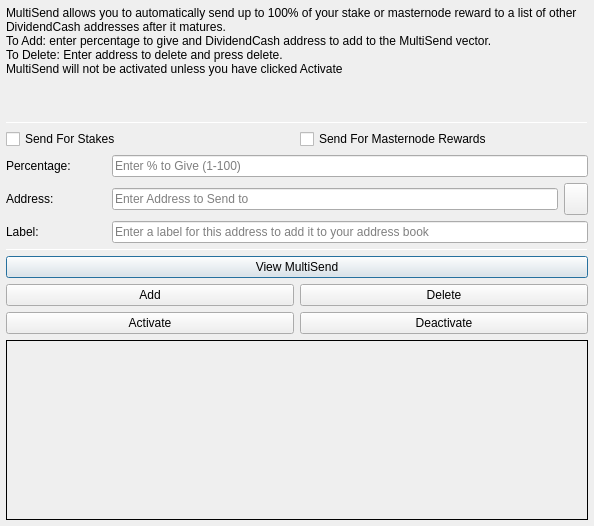
<?xml version="1.0" encoding="UTF-8"?>
<ui version="4.0">
 <class>MultiSendDialog</class>
 <widget class="QDialog" name="MultiSendDialog">
  <property name="windowModality">
   <enum>Qt::NonModal</enum>
  </property>
  <property name="geometry">
   <rect>
    <x>0</x>
    <y>0</y>
    <width>594</width>
    <height>526</height>
   </rect>
  </property>
  <property name="windowTitle">
   <string>MultiSend</string>
  </property>
  <layout class="QVBoxLayout" name="verticalLayout" stretch="0">
   <property name="leftMargin">
    <number>6</number>
   </property>
   <property name="topMargin">
    <number>6</number>
   </property>
   <property name="rightMargin">
    <number>6</number>
   </property>
   <property name="bottomMargin">
    <number>6</number>
   </property>
   <item>
    <layout class="QVBoxLayout" name="verticalLayout_Main" stretch="1,1,1,0,1,1,1">
     <item>
      <widget class="QLabel" name="label_2">
       <property name="lineWidth">
        <number>1</number>
       </property>
       <property name="text">
        <string>MultiSend allows you to automatically send up to 100% of your stake or masternode reward to a list of other DividendCash addresses after it matures.
To Add: enter percentage to give and DividendCash address to add to the MultiSend vector.
To Delete: Enter address to delete and press delete.
MultiSend will not be activated unless you have clicked Activate</string>
       </property>
       <property name="alignment">
        <set>Qt::AlignLeading|Qt::AlignLeft|Qt::AlignTop</set>
       </property>
       <property name="wordWrap">
        <bool>true</bool>
       </property>
      </widget>
     </item>
     <item>
      <widget class="Line" name="line">
       <property name="minimumSize">
        <size>
         <width>0</width>
         <height>1</height>
        </size>
       </property>
       <property name="maximumSize">
        <size>
         <width>16777215</width>
         <height>1</height>
        </size>
       </property>
       <property name="orientation">
        <enum>Qt::Horizontal</enum>
       </property>
      </widget>
     </item>
     <item>
      <layout class="QVBoxLayout" name="verticalLayout_Settings">
       <item>
        <layout class="QHBoxLayout" name="horizontalLayout">
         <item>
          <widget class="QCheckBox" name="multiSendStakeCheckBox">
           <property name="text">
            <string>Send For Stakes</string>
           </property>
          </widget>
         </item>
         <item>
          <widget class="QCheckBox" name="multiSendMasternodeCheckBox">
           <property name="text">
            <string>Send For Masternode Rewards</string>
           </property>
          </widget>
         </item>
        </layout>
       </item>
       <item>
        <layout class="QHBoxLayout" name="horizontalLayout_6">
         <item>
          <widget class="QLabel" name="label">
           <property name="minimumSize">
            <size>
             <width>100</width>
             <height>0</height>
            </size>
           </property>
           <property name="toolTip">
            <string>Percentage of stake to send</string>
           </property>
           <property name="text">
            <string>Percentage:</string>
           </property>
          </widget>
         </item>
         <item>
          <widget class="QLineEdit" name="multiSendPercentEdit">
           <property name="toolTip">
            <string>Enter whole numbers 1 - 100</string>
           </property>
           <property name="placeholderText">
            <string>Enter % to Give (1-100)</string>
           </property>
          </widget>
         </item>
        </layout>
       </item>
       <item>
        <layout class="QHBoxLayout" name="horizontalLayout_7">
         <item>
          <widget class="QLabel" name="label_5">
           <property name="minimumSize">
            <size>
             <width>100</width>
             <height>0</height>
            </size>
           </property>
           <property name="toolTip">
            <string>Address to send portion of stake to</string>
           </property>
           <property name="text">
            <string>Address:</string>
           </property>
          </widget>
         </item>
         <item>
          <widget class="QLineEdit" name="multiSendAddressEdit">
           <property name="toolTip">
            <string/>
           </property>
           <property name="placeholderText">
            <string>Enter Address to Send to</string>
           </property>
          </widget>
         </item>
         <item>
          <widget class="QToolButton" name="addressBookButton">
           <property name="maximumSize">
            <size>
             <width>16777215</width>
             <height>32</height>
            </size>
           </property>
           <property name="toolTip">
            <string>Choose an address from the address book</string>
           </property>
           <property name="text">
            <string/>
           </property>
           <property name="icon">
            <iconset resource="../dividendcash.qrc">
             <normaloff>:/icons/address-book</normaloff>:/icons/address-book</iconset>
           </property>
           <property name="shortcut">
            <string>Alt+A</string>
           </property>
          </widget>
         </item>
        </layout>
       </item>
      </layout>
     </item>
     <item>
      <layout class="QHBoxLayout" name="horizontalLayout_3">
       <item>
        <widget class="QLabel" name="label_3">
         <property name="minimumSize">
          <size>
           <width>100</width>
           <height>0</height>
          </size>
         </property>
         <property name="text">
          <string>Label:</string>
         </property>
        </widget>
       </item>
       <item>
        <widget class="QLineEdit" name="labelAddressLabelEdit">
         <property name="placeholderText">
          <string>Enter a label for this address to add it to your address book</string>
         </property>
        </widget>
       </item>
      </layout>
     </item>
     <item>
      <widget class="Line" name="line_2">
       <property name="minimumSize">
        <size>
         <width>0</width>
         <height>1</height>
        </size>
       </property>
       <property name="maximumSize">
        <size>
         <width>16777215</width>
         <height>1</height>
        </size>
       </property>
       <property name="orientation">
        <enum>Qt::Horizontal</enum>
       </property>
      </widget>
     </item>
     <item>
      <layout class="QVBoxLayout" name="verticalLayout_Buttons">
       <item>
        <layout class="QHBoxLayout" name="horizontalLayout_4">
         <item>
          <widget class="QPushButton" name="viewButton">
           <property name="toolTip">
            <string/>
           </property>
           <property name="statusTip">
            <string>View MultiSend Vector</string>
           </property>
           <property name="text">
            <string>View MultiSend</string>
           </property>
          </widget>
         </item>
        </layout>
       </item>
       <item>
        <layout class="QHBoxLayout" name="horizontalLayout_2">
         <item>
          <widget class="QPushButton" name="addButton">
           <property name="toolTip">
            <string/>
           </property>
           <property name="statusTip">
            <string>Add to MultiSend Vector</string>
           </property>
           <property name="text">
            <string>Add</string>
           </property>
          </widget>
         </item>
         <item>
          <widget class="QPushButton" name="deleteButton">
           <property name="toolTip">
            <string/>
           </property>
           <property name="statusTip">
            <string>Delete Address From MultiSend Vector</string>
           </property>
           <property name="text">
            <string>Delete</string>
           </property>
          </widget>
         </item>
        </layout>
       </item>
       <item>
        <layout class="QHBoxLayout" name="horizontalLayout_5">
         <item>
          <widget class="QPushButton" name="activateButton">
           <property name="statusTip">
            <string>Activate MultiSend</string>
           </property>
           <property name="text">
            <string>Activate</string>
           </property>
          </widget>
         </item>
         <item>
          <widget class="QPushButton" name="disableButton">
           <property name="statusTip">
            <string>Deactivate MultiSend</string>
           </property>
           <property name="text">
            <string>Deactivate</string>
           </property>
          </widget>
         </item>
        </layout>
       </item>
      </layout>
     </item>
     <item>
      <widget class="QLabel" name="message">
       <property name="minimumSize">
        <size>
         <width>0</width>
         <height>180</height>
        </size>
       </property>
       <property name="frameShape">
        <enum>QFrame::Panel</enum>
       </property>
       <property name="frameShadow">
        <enum>QFrame::Plain</enum>
       </property>
       <property name="lineWidth">
        <number>1</number>
       </property>
       <property name="midLineWidth">
        <number>1</number>
       </property>
       <property name="text">
        <string/>
       </property>
       <property name="alignment">
        <set>Qt::AlignLeading|Qt::AlignLeft|Qt::AlignTop</set>
       </property>
       <property name="wordWrap">
        <bool>true</bool>
       </property>
      </widget>
     </item>
    </layout>
   </item>
  </layout>
 </widget>
 <resources>
  <include location="../dividendcash.qrc"/>
 </resources>
 <connections/>
</ui>
